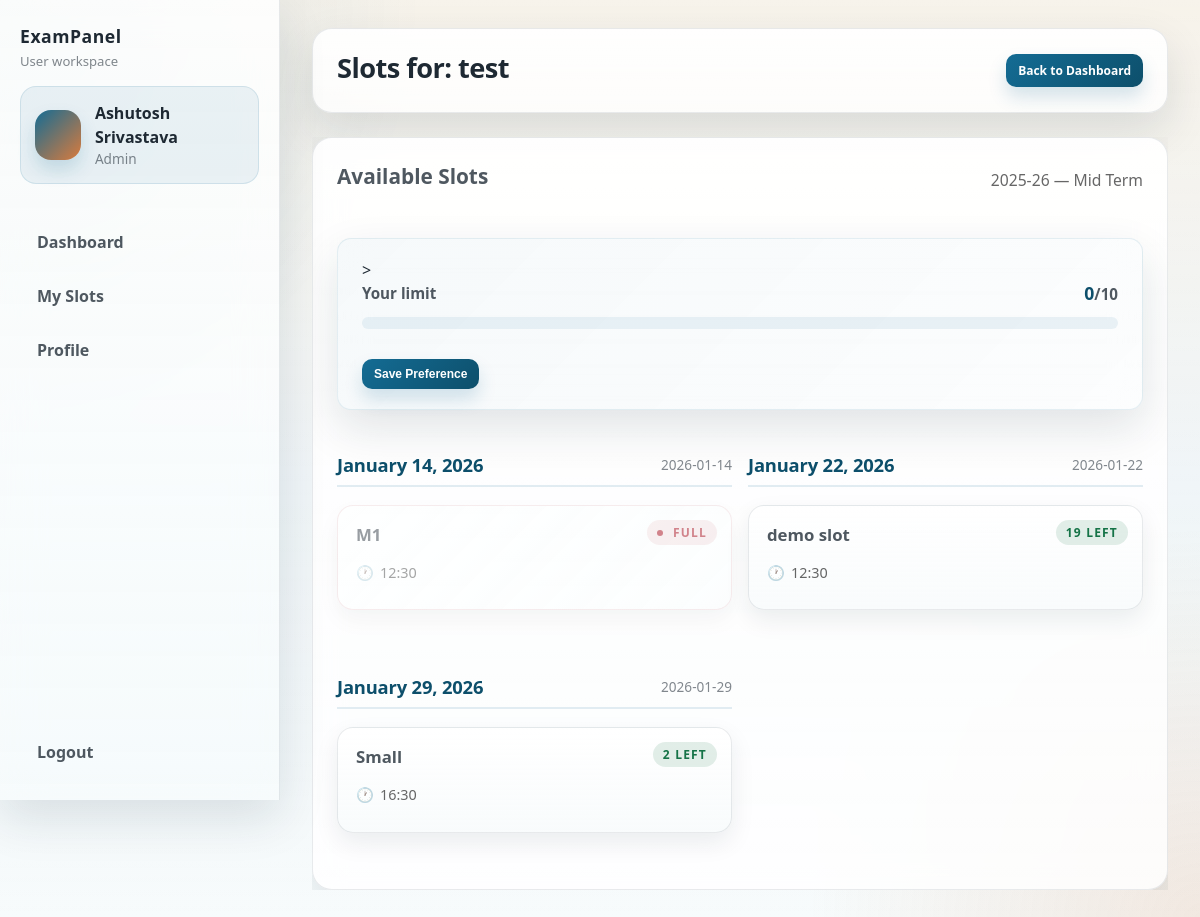
Page /user/slots.php?duty=1 (signed in) on the earlier database version.
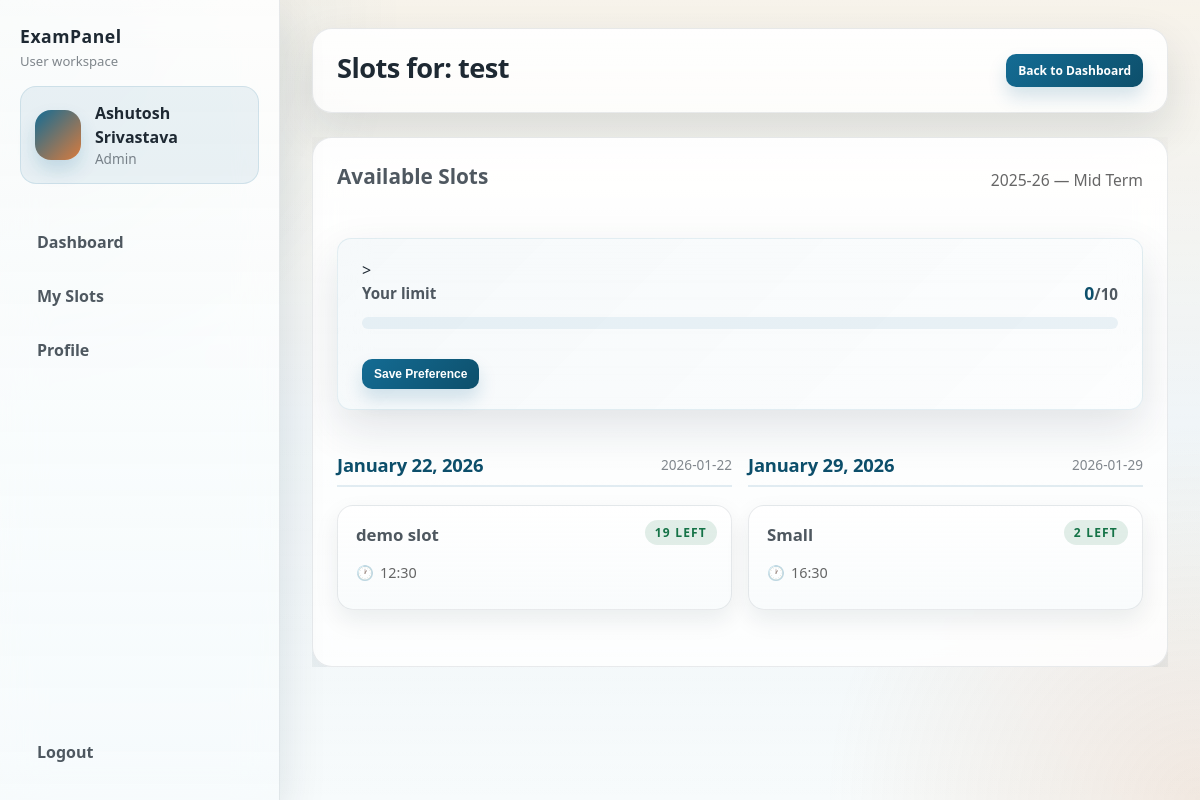
Same page on the later database version.
### tables this page shows
CREATE TABLE `slot` (
  `id` int(11) NOT NULL,
  `duty` int(11) DEFAULT NULL,
  `slottext` text DEFAULT NULL,
  `slottime` text DEFAULT NULL,
  `slotdate` text DEFAULT NULL,
  `requirement` int(11) DEFAULT NULL
);

CREATE TABLE `duties` (
  `id` int(11) NOT NULL,
  `title` text DEFAULT NULL,
  `academicsession` text DEFAULT NULL,
  `type` text DEFAULT NULL,
  `createdat` text DEFAULT NULL,
  `professor` int(11) DEFAULT 4,
  `assistantprofessor` int(11) DEFAULT 8,
  `associateprofessor` int(11) DEFAULT 6,
  `researchscholar` int(11) DEFAULT 10,
  `specialrole1` int(11) DEFAULT 0,
  `specialrole2` int(11) DEFAULT 0,
  `specialrole3` int(11) DEFAULT 0,
  `specialrole4` int(11) DEFAULT 0,
  `accepting_bookings` tinyint(1) DEFAULT 1
);

### user/slots.php (the view, shortened to what the changed rows need)
<?php
require_once __DIR__ . '/../lib/conn.php';
$duty_id = isset($_GET['duty']) ? intval($_GET['duty']) : 0;
$stmt = $conn->prepare("SELECT title, academicsession, type, professor, assistantprofessor, associateprofessor, researchscholar, specialrole1, specialrole2, specialrole3, specialrole4, accepting_bookings FROM duties WHERE id = ?");
$stmt->bind_param("i", $duty_id);
$stmt->execute();
$duty = $stmt->get_result()->fetch_assoc();
$stmt = $conn->prepare("SELECT id, slottext, slottime, slotdate, requirement FROM slot WHERE duty = ? ORDER BY slotdate, slottime");
$stmt->bind_param("i", $duty_id);
$stmt->execute();
$slots = $stmt->get_result()->fetch_all(MYSQLI_ASSOC);
$slots_by_date = [];
foreach ($slots as $slot) {
    $slots_by_date[$slot['slotdate']][] = $slot;
}
$slotIdsForDuty = array_column($slots, 'id');
$slotAvailability = array_fill_keys($slotIdsForDuty, 0);
if (!empty($slotIdsForDuty)) {
    $quotedIds = implode(',', array_map('intval', $slotIdsForDuty));
    $availStmt = $conn->prepare("SELECT slotid, COUNT(*) AS taken FROM preferences WHERE slotid IN ({$quotedIds}) GROUP BY slotid");
    if ($availStmt) {
        $availStmt->execute();
        $availResult = $availStmt->get_result();
        while ($row = $availResult->fetch_assoc()) {
            $slotId = intval($row['slotid']);
            $slotAvailability[$slotId] = intval($row['taken']);
        }
    }
}
$existingPreferences = [];
$preferencesLocked = count($existingPreferences) > 0;
$savedSlotIds = $existingPreferences;
$checkedSlotIds = $_SERVER['REQUEST_METHOD'] === 'POST' ? $savedSlotIds : $existingPreferences;
?>
<!DOCTYPE html>
<html lang="en">
<head>
    <link rel="stylesheet" href="../public/style/styles.css">
    <link rel="stylesheet" href="../public/style/user.css">
    <link rel="stylesheet" href="../public/style/admin.css">
</head>
<body class="user-open">
<?php include __DIR__ . '/sidebar.php'; ?>
<div class="main">
    <header class="topbar">
        <h1 class="page-title">Slots for: <?= htmlspecialchars($duty['title']) ?></h1>
    </header>
    <section class="content">
        <div class="duties-table">
            <form method="post" class="slots-form">
                <div class="table-header">
                    <h2>Available Slots</h2>
                </div>
                <div class="duties-cards">
                    <?php if (count($slots) === 0): ?>
                        <div class="card empty">No slots available for this duty.</div>
                    <?php else: foreach ($slots_by_date as $slot_date => $dateSlots): ?>
                        <div class="date-group">
                            <?php $formattedDate = $slot_date ? date('F j, Y', strtotime($slot_date)) : ''; ?>
                            <div class="date-heading">
                                <span class="date-label"><?= htmlspecialchars($formattedDate ?: $slot_date) ?></span>
                                <span class="date-subtitle"><?= htmlspecialchars($slot_date) ?></span>
                            </div>
                            <div class="date-slots-grid">
                                <?php foreach ($dateSlots as $slot):
                                    $totalRequired = intval($slot['requirement']);
                                    $taken = $slotAvailability[$slot['id']] ?? 0;
                                    $available = max(0, $totalRequired - $taken);
                                    $slotSelected = in_array($slot['id'], $checkedSlotIds, true);
                                    $slotDisabled = $preferencesLocked || ($available === 0 && !$slotSelected);
                                    $availableText = $available === 0 ? 'Full' : ($available === 1 ? '1 left' : $available . ' left');
                                    $isFull = $available === 0;
                                ?>
                                    <div class="card"
                                         data-requirement="<?= intval($slot['requirement']) ?>"
                                         data-full="<?= $isFull ? 'true' : 'false' ?>"
                                         data-disabled="<?= $slotDisabled ? 'true' : 'false' ?>">
                                        <span class="slot-availability"><?= htmlspecialchars($availableText) ?></span>
                                        <h3><?= htmlspecialchars($slot['slottext']) ?></h3>
                                        <p class="meta"><?= htmlspecialchars($slot['slottime']) ?></p>
                                    </div>
                                <?php endforeach; ?>
                            </div>
                        </div>
                    <?php endforeach; endif; ?>
                </div>
            </form>
        </div>
    </section>
</div>
</body>
</html>

Differences in the rows shown:
removed slot: availableText "FULL", slottext "M1", slottime "12:30", shown under "January 14, 2026"
Other differences:
list line gone: "January 14, 2026 2026-01-14"
